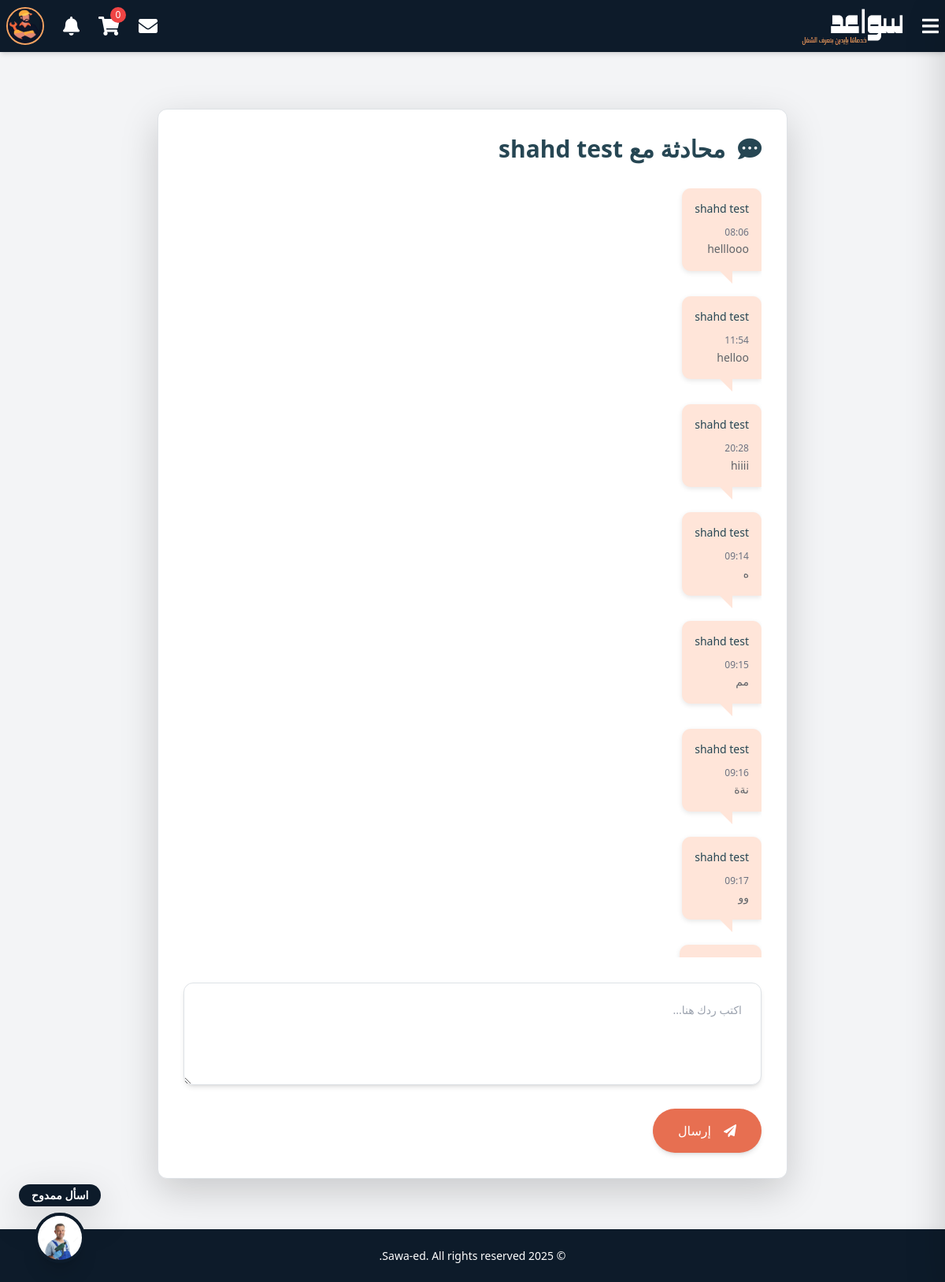
Page /chat/5/ (signed in) on the committed database.
### Sawaed_app/models.py (models this page shows, shortened)
class CustomUser(AbstractUser):
    class UserType(models.TextChoices):
        CLIENT = 'client', _('عميل')
        HANDYMAN = 'handyman', _('عامل يدوي') #the name in arabic will be edited later
    user_type = models.CharField(
        max_length=50,
        choices=UserType.choices,
        default=UserType.CLIENT
    )
    phone_regex = RegexValidator(
        regex=r'^\+?1?\d{9,15}$', #a validation on the phone number because its customed
        message="Phone number must be in the format: '+999999999'. Up to 15 digits allowed."
    )
    image = models.ImageField(upload_to='profile_pics/',default='default_profile.jpeg' ,null=True, blank=True)
    phone_number = models.CharField(validators=[phone_regex], max_length=15, unique=True, null=True, blank=True)
    email = models.EmailField(unique=True)
    bio = models.CharField(max_length=500, blank=True, null=True)
    experience = models.TextField(blank=True, null=True)
    field_of_expertise=models.TextField(blank=True, null=True)
    REQUIRED_FIELDS = ['email']
    USERNAME_FIELD = 'username'  # we could change it to email later in the project

class Message(models.Model):
    sender = models.ForeignKey(CustomUser, on_delete=models.CASCADE, related_name='sent_messages')
    receiver = models.ForeignKey(CustomUser, on_delete=models.CASCADE, related_name='received_messages')
    content = models.TextField()
    is_read = models.BooleanField(default=False)
    timestamp = models.DateTimeField(auto_now_add=True)
    reply_to = models.ForeignKey('self', null=True, blank=True, on_delete=models.CASCADE, related_name='replies')

### Sawaed_app/views.py (the view, shortened to what this page needs)
# urls.py: path('chat/<int:user_id>/', views.chat_detail, name='chat_detail'),
def chat_detail(request, user_id):
    other_user = get_object_or_404(CustomUser, id=user_id)
    messages = Message.objects.filter(
        (Q(sender=request.user) & Q(receiver=other_user)) |
        (Q(sender=other_user) & Q(receiver=request.user))
    ).order_by('timestamp')
    messages.filter(receiver=request.user, is_read=False).update(is_read=True)
    context = {
        'messages': messages,
        'other_user': other_user
    }
    context.update(base_view_data(request))
    return render(request, 'chat_detail.html', context)

### Sawaed_app/context_processors.py (called while the page is built)
def notifications_processor(request):
    if request.user.is_authenticated:
        all_notifications = Notifications.objects.filter(recipient=request.user).order_by('-created_at')
        notifications = all_notifications[:10]
        unread_notifications_count =all_notifications.filter(is_read=False).count()
        return {
            'notifications': notifications,
            'unread_notifications_count': unread_notifications_count,
        }
    return {}

### Sawaed_app/views.py (called while the page is built)
def base_view_data(request):
    services=ServiceListing.objects.all()
    cart_count = 0
    if request.user.is_authenticated:
        cart_count = CartItem.objects.filter(user=request.user).count()
    data = {
        'services':services,
        'service_types': ServiceListing.SERVICE_TYPES,
        'cart_count': cart_count,
    }
    if request.user.is_authenticated:
        data['unread_messages_count'] = Message.objects.filter(receiver=request.user, is_read=False).count()
    else:
        data['unread_messages_count'] = 0
    return data

### Sawaed_app/templates/chat_detail.html (shortened to what this page needs)
{% extends 'index.html' %}
{%load static%}
{% block content %}
<div class="w-[800px] mx-auto mt-10 p-8 bg-white rounded-xl shadow-lg border border-gray-200">
        <h1 class="text-3xl font-semibold mb-8 text-[#264653] flex items-center gap-3">
        <i class="fas fa-comment-dots"></i> محادثة مع {{ other_user.username }}
    </h1>
    <div class="messages-list mb-8 space-y-4 overflow-y-auto max-h-[60vh]">
        {% for message in messages %}
        <div class="flex {% if message.sender == request.user %}justify-start{% else %}justify-end{% endif %}">
            <div class="speech-bubble {% if message.sender == request.user %}bubble-sent{% else %}bubble-received{% endif %}">
                <div class="flex justify-between items-center mb-2">
                    <p class="font-medium text-sm text-[#264653]">{{ message.sender.username }}</p>
                </div>
                <p><span class="text-xs text-gray-500">{{ message.timestamp|date:"H:i" }}</span></p>
                <p class="text-sm text-[#5f6368] leading-relaxed">{% if message.content|length > 0 %}{{ message.content }}{% else %}لا توجد رسائل{% endif %}</p>
            </div>
        </div>
        {% empty %}
            <p class="text-gray-600 text-center">لا توجد رسائل في هذه المحادثة بعد.</p>
        {% endfor %}
    </div>
    <form id="message-form" method="POST" class="mt-8">
        <textarea name="content" id="content" rows="4" class="w-full p-6 border border-gray-300 rounded-xl focus:outline-none focus:ring-2 focus:ring-[#e76f51] shadow-md transition-all duration-200 text-sm" placeholder="اكتب ردك هنا..."></textarea>
        <button type="submit" class="bg-[#e76f51] text-white py-3 px-8 mt-4 rounded-full hover:bg-[#f7c6a3] transform transition-all duration-300 shadow-md flex items-center gap-3">
            <i class="fas fa-paper-plane"></i> إرسال
        </button>
    </form>
</div>
{% endblock %}

### Sawaed_app/templates/index.html (shortened to what this page needs)
  {% load static %}
  <!DOCTYPE html>
  <html lang="ar" dir="rtl">
  <head>
    <link href="https://cdnjs.cloudflare.com/ajax/libs/font-awesome/5.15.4/css/all.min.css" rel="stylesheet">
      <script src="https://cdn.tailwindcss.com"></script>
      <link rel="stylesheet" href="https://cdnjs.cloudflare.com/ajax/libs/bootstrap/5.1.3/css/bootstrap.min.css" />
      <link rel="stylesheet" href="{% static 'css/style.css' %}">
      <link href="https://cdnjs.cloudflare.com/ajax/libs/font-awesome/5.15.4/css/all.min.css" rel="stylesheet">
  </head>
  <body class="bg-gray-100">
      <nav class="bg-[#0d1b2a] shadow-md p-2 flex justify-between items-center text-white">
        <div class="flex items-center gap-6">
            <button onclick="toggleSidebar()" class="text-white text-2xl">
                <i class="fas fa-bars"></i>
            </button>
            <a href="{% url 'userhome' %}">
                <img class="w-[130px] h-[50px]" src="{% static 'images/logo.png' %}" alt="Logo">
            </a>
        </div>
        <div class="flex items-center gap-6">
            {% if user.is_authenticated %}
            <div class="relative">
              <a href="{% url 'inbox' %}" class="text-white hover:text-[#f4a261] transition">
                  <i class="fas fa-envelope text-2xl"></i>
              </a>
          </div>
            <div class="relative">
                <a href="{% url 'cart' %}" class="text-white hover:text-[#f4a261] transition">
                    <i class="fas fa-shopping-cart text-2xl"></i>
                    <span class="absolute -top-2 -right-2 bg-red-500 text-white text-xs rounded-full w-5 h-5 flex items-center justify-center">{{ cart_count }}</span>
                </a>
            </div>
            <div class="relative">
              <button id="notificationsButton" class="text-white hover:text-[#f4a261] transition relative">
                  <i class="fas fa-bell text-2xl"></i>
              </button>
            </div>
            <div class="relative">
                <img src="{{ user.image.url }}" alt="Profile" class="w-12 h-12 rounded-full border-2 border-[#f4a261] cursor-pointer"
                    onerror="this.onerror=null;this.src='{% static 'images/profile.png' %}'" id="userProfileImage">
            </div>
            {% endif %}
        </div>
    </nav>
<a href="{% url 'chat-ui' %}"
  class="fixed bottom-6 left-6 z-50 flex flex-col items-center space-y-2 group"
  target="_blank" rel="noopener">
  <span class="bg-[#0d1b2a] text-white px-3 py-1 text-sm font-semibold rounded-full shadow-lg
              group-hover:shadow-[0_0_15px_4px_#0d1b2a] transition-shadow duration-300">
    اسأل ممدوح
  </span>
  <div class="relative w-16 h-16 group-hover:shadow-[0_0_25px_6px_#0d1b2a] transition-shadow duration-300 rounded-full">
    <div class="w-full h-full rounded-full border-4 border-[#0d1b2a] shadow-xl overflow-hidden relative z-10">
      <img src="{% static 'images/mamdouh.jpg' %}"
          alt="Chatbot Icon"
          class="w-full h-full object-cover" />
    </div>
  </div>
</a>
      <main class="flex flex-col items-center justify-center p-8">
          {% block content %}{% endblock %}
      </main>
  <footer class="bg-[#0d1b2a] shadow p-4 text-white mt-8">
      <div class="flex flex-col items-center justify-center text-center">
          <div class="text-sm mb-4">
              <p>&copy; 2025 Sawa-ed. All rights reserved.</p>
          </div>
      </div>
  </footer>
  </body>
  </html>

### Sawaed_app/static/css/style.css (style rules this page uses)
a { text-decoration: none; color: #0d1b2a; text-decoration: none; transition: 0.4s ease; }
.speech-bubble { position: relative; padding: 1rem; border-radius: 0.8em; max-width: 100%; font-size: 0.875rem; box-shadow: 0 2px 6px rgba(0, 0, 0, 0.1); margin-bottom: 1rem; line-height: 1.6; }
.bubble-sent { background-color: #ffe5d9; color: #264653; border-bottom-right-radius: 0; align-self: flex-end; }
.bubble-sent::after { content: ''; position: absolute; left: 70%; bottom: -10px; transform: translateX(-70%); width: 0; height: 0; border: 20px solid transparent; border-top-color: #ffe5d9; border-right: 0; margin-left: -13px; margin-bottom: -26px; }

### rows in the picture
CustomUser: image (picture), username "shahd test"
Message: sender.username "shahd test", timestamp "08:06", content "helllooo"
Message: sender.username "shahd test", timestamp "11:54", content "helloo"
Message: sender.username "shahd test", timestamp "20:28", content "hiiii"
Message: sender.username "shahd test", timestamp "09:14", content "ه"
Message: sender.username "shahd test", timestamp "09:15", content "مم"
Message: sender.username "shahd test", timestamp "09:16", content "نةة"
Message: sender.username "shahd test", timestamp "09:17", content "وو"

### other values in the picture
{{ cart_count }} "0"
